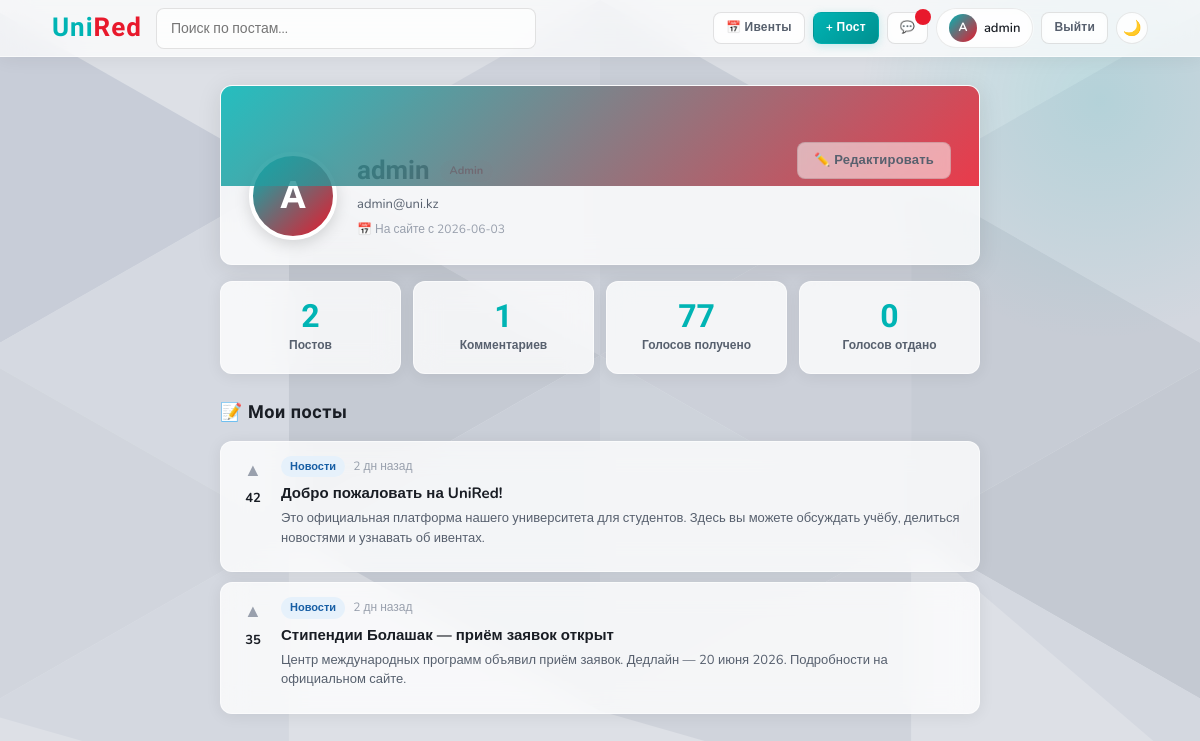
Screenshot of /profile (signed in) with the database file from the repository.
### tables this page shows
CREATE TABLE users (
            id INTEGER PRIMARY KEY AUTOINCREMENT,
            username TEXT UNIQUE NOT NULL,
            email TEXT UNIQUE NOT NULL,
            password TEXT NOT NULL,
            faculty TEXT DEFAULT '',
            role TEXT DEFAULT 'student',
            created_at TEXT DEFAULT (datetime('now'))
        , bio TEXT DEFAULT '');

CREATE TABLE posts (
            id INTEGER PRIMARY KEY AUTOINCREMENT,
            user_id INTEGER NOT NULL,
            title TEXT NOT NULL,
            body TEXT NOT NULL,
            tag TEXT DEFAULT 'discuss',
            votes INTEGER DEFAULT 0,
            pinned INTEGER DEFAULT 0,
            created_at TEXT DEFAULT (datetime('now')),
            FOREIGN KEY (user_id) REFERENCES users(id)
        );

### app.py (the view)
@app.route('/profile')
def profile():
    user = current_user()
    if not user: return redirect(url_for('login'))
    conn = get_db()
    posts = conn.execute('SELECT * FROM posts WHERE user_id=? ORDER BY created_at DESC', (user['id'],)).fetchall()
    comments_count = conn.execute('SELECT COUNT(*) FROM comments WHERE user_id=?', (user['id'],)).fetchone()[0]
    votes_given = conn.execute('SELECT COUNT(*) FROM votes WHERE user_id=?', (user['id'],)).fetchone()[0]
    total_votes = conn.execute('SELECT COALESCE(SUM(votes),0) FROM posts WHERE user_id=?', (user['id'],)).fetchone()[0]
    conn.close()
    return render_template('profile.html', user=user, posts=posts,
                           comments_count=comments_count, votes_given=votes_given, total_votes=total_votes)

### app.py (called while the page is built)
def get_db():
    conn = sqlite3.connect(DB)
    conn.row_factory = sqlite3.Row
    return conn

def current_user():
    if 'user_id' in session:
        conn = get_db()
        user = conn.execute('SELECT * FROM users WHERE id=?', (session['user_id'],)).fetchone()
        conn.close()
        return user
    return None

def time_ago(dt_str):
    try:
        dt = datetime.strptime(dt_str, '%Y-%m-%d %H:%M:%S')
        diff = datetime.now() - dt
        if diff.seconds < 60: return 'только что'
        if diff.seconds < 3600: return f'{diff.seconds//60} мин назад'
        if diff.days == 0: return f'{diff.seconds//3600} ч назад'
        if diff.days == 1: return 'вчера'
        return f'{diff.days} дн назад'
    except:
        return dt_str

### templates/profile.html (shortened to what this page needs)
{% extends "base.html" %}
{% block content %}
<div class="profile-wrap">
  <div class="profile-header">
    <div class="profile-header-bg"></div>
    <div class="profile-header-content">
      <div class="profile-avatar-big">{{ user.username[0].upper() }}</div>
      <div class="profile-info">
        <div class="profile-name">{{ user.username }}
          {% if user.role == 'admin' %}<span class="role-badge role-admin">Admin</span>
          {% elif user.role == 'moderator' %}<span class="role-badge role-mod">Mod</span>
          {% else %}<span class="role-badge role-student">Студент</span>{% endif %}
        </div>
        <div class="profile-email">{{ user.email }}</div>
        <div class="profile-joined">📅 На сайте с {{ user.created_at[:10] }}</div>
      </div>
      <a href="/profile/edit" class="btn btn-outline" style="margin-left:auto;align-self:flex-start">✏️ Редактировать</a>
    </div>
  </div>
  <div class="stats-row">
    <div class="stat-card">
      <div class="stat-num">{{ posts|length }}</div>
      <div class="stat-label">Постов</div>
    </div>
    <div class="stat-card">
      <div class="stat-num">{{ comments_count }}</div>
      <div class="stat-label">Комментариев</div>
    </div>
    <div class="stat-card">
      <div class="stat-num">{{ total_votes }}</div>
      <div class="stat-label">Голосов получено</div>
    </div>
    <div class="stat-card">
      <div class="stat-num">{{ votes_given }}</div>
      <div class="stat-label">Голосов отдано</div>
    </div>
  </div>
  <div class="profile-section-title">📝 Мои посты</div>
  {% if posts %}
    {% for post in posts %}
    <div class="post-card" style="margin-bottom:10px">
      <div class="vote-col">
        <span style="font-size:18px;color:var(--hint)">▲</span>
        <span class="vote-count">{{ post.votes }}</span>
      </div>
      <div class="post-body-wrap">
        <div class="post-meta">
          <span class="tag-badge tag-{{ post.tag }}">
            {% if post.tag=='news' %}Новости{% elif post.tag=='event' %}Ивент{% elif post.tag=='discuss' %}Обсуждение{% elif post.tag=='help' %}Вопрос{% elif post.tag=='admin' %}Объявление{% else %}{{ post.tag }}{% endif %}
          </span>
          <span class="post-time">{{ time_ago(post.created_at) }}</span>
        </div>
        <div class="post-title"><a href="/post/{{ post.id }}">{{ post.title }}</a></div>
        <div class="post-excerpt">{{ post.body }}</div>
      </div>
    </div>
    {% endfor %}
  {% else %}
    <div class="empty-state">
      <div class="empty-icon">📭</div>
      <div class="empty-text">Вы ещё не написали ни одного поста</div>
      <a href="/post/new" class="btn btn-teal" style="margin-top:12px">Создать первый пост</a>
    </div>
  {% endif %}
</div>
{% endblock %}

### templates/base.html (shortened to what this page needs)
<!DOCTYPE html>
<html lang="ru">
<head>
</head>
<body>
<nav>
  <div class="nav-inner">
    <a href="/" class="nav-logo"><span class="logo-uni">Uni</span><span class="logo-red">Red</span></a>
    <div class="nav-search">
      <form method="get" action="/">
        <input type="text" name="q" placeholder="Поиск по постам..." value="{{ request.args.get('q','') }}">
      </form>
    </div>
    <div class="nav-links">
      <a href="/events" class="btn btn-outline btn-sm">📅 Ивенты</a>
      {% if user %}
        <a href="/post/new" class="btn btn-teal btn-sm">+ Пост</a>
        <a href="/messages" class="btn btn-outline btn-sm" style="position:relative">
          💬
          <span id="unread-badge" style="display:none;position:absolute;top:-4px;right:-4px;background:var(--accent);color:#fff;border-radius:50%;width:16px;height:16px;font-size:10px;display:flex;align-items:center;justify-content:center;font-weight:700"></span>
        </a>
        <a href="/profile" class="user-badge" style="text-decoration:none">
          <div class="avatar">{{ user.username[0].upper() }}</div>
          <span>{{ user.username }}</span>
        </a>
        <a href="/logout" class="btn btn-outline btn-sm">Выйти</a>
      {% else %}
        <a href="/login" class="btn btn-outline btn-sm">Войти</a>
        <a href="/register" class="btn btn-primary btn-sm">Регистрация</a>
      {% endif %}
      <button class="theme-toggle" onclick="toggleTheme()" title="Тёмная тема">🌙</button>
    </div>
  </div>
</nav>
{% block content %}{% endblock %}
</body>
</html>

### templates/profile.html (style rules this page uses)
.profile-wrap { max-width: 800px; margin: 28px auto; padding: 0 20px; }
.profile-header { position: relative; background: var(--surface); backdrop-filter: var(--glass); border: 1px solid var(--border); border-radius: var(--radius); overflow: hidden; margin-bottom: 16px; box-shadow: var(--shadow-md); }
.profile-header-bg { height: 100px; background: linear-gradient(135deg, var(--teal) 0%, var(--accent) 100%); opacity: 0.85; }
.profile-header-content { display: flex; align-items: flex-end; gap: 20px; padding: 0 28px 24px; margin-top: -44px; flex-wrap: wrap; }
.profile-avatar-big { width: 88px; height: 88px; border-radius: 50%; background: linear-gradient(135deg, var(--teal), var(--accent)); color: #fff; font-family: 'Rajdhani', sans-serif; font-size: 38px; font-weight: 700; display: flex; align-items: center; justify-content: center; border: 4px solid white; box-shadow: 0 4px 16px rgba(0,0,0,0.15); flex-shrink: 0; }
.profile-info { flex: 1; min-width: 200px; padding-top: 8px; }
.profile-name { font-family: 'Rajdhani', sans-serif; font-size: 26px; font-weight: 700; display: flex; align-items: center; gap: 10px; flex-wrap: wrap; }
.role-badge { font-size: 11px; font-weight: 700; padding: 2px 10px; border-radius: 20px; font-family: 'Nunito', sans-serif; }
.role-admin { background: var(--accent-light); color: var(--accent); }
.profile-email { font-size: 13px; color: var(--muted); margin-top: 2px; }
.profile-joined { font-size: 12px; color: var(--hint); margin-top: 6px; }
.stats-row { display: grid; grid-template-columns: repeat(4, 1fr); gap: 12px; margin-bottom: 24px; }
.stat-card { background: var(--surface); backdrop-filter: var(--glass); border: 1px solid var(--border); border-radius: var(--radius); padding: 18px 14px; text-align: center; box-shadow: var(--shadow); transition: all 0.18s; }
.stat-num { font-family: 'Rajdhani', sans-serif; font-size: 32px; font-weight: 700; color: var(--teal); line-height: 1; }
.stat-label { font-size: 12px; color: var(--muted); margin-top: 4px; font-weight: 600; }
.profile-section-title { font-family: 'Rajdhani', sans-serif; font-size: 18px; font-weight: 700; margin-bottom: 14px; letter-spacing: 0.03em; }

### rows the page displays
users: username "A", username "admin", email "admin@uni.kz", created_at "2026-06-03"
posts: votes "42", tag "Новости", created_at "2 дн назад", title "Добро пожаловать на UniRed!", body "Это официальная платформа нашего университета для студентов. Здесь вы можете обсуждать учёбу, делиться новостями и узнавать об ивентах."
posts: votes "35", tag "Новости", created_at "2 дн назад", title "Стипендии Болашак — приём заявок открыт", body "Центр международных программ объявил приём заявок. Дедлайн — 20 июня 2026. Подробности на официальном сайте."

### other values shown
{{ posts|length }} "2"
{{ comments_count }} "1"
{{ total_votes }} "77"
{{ votes_given }} "0"
